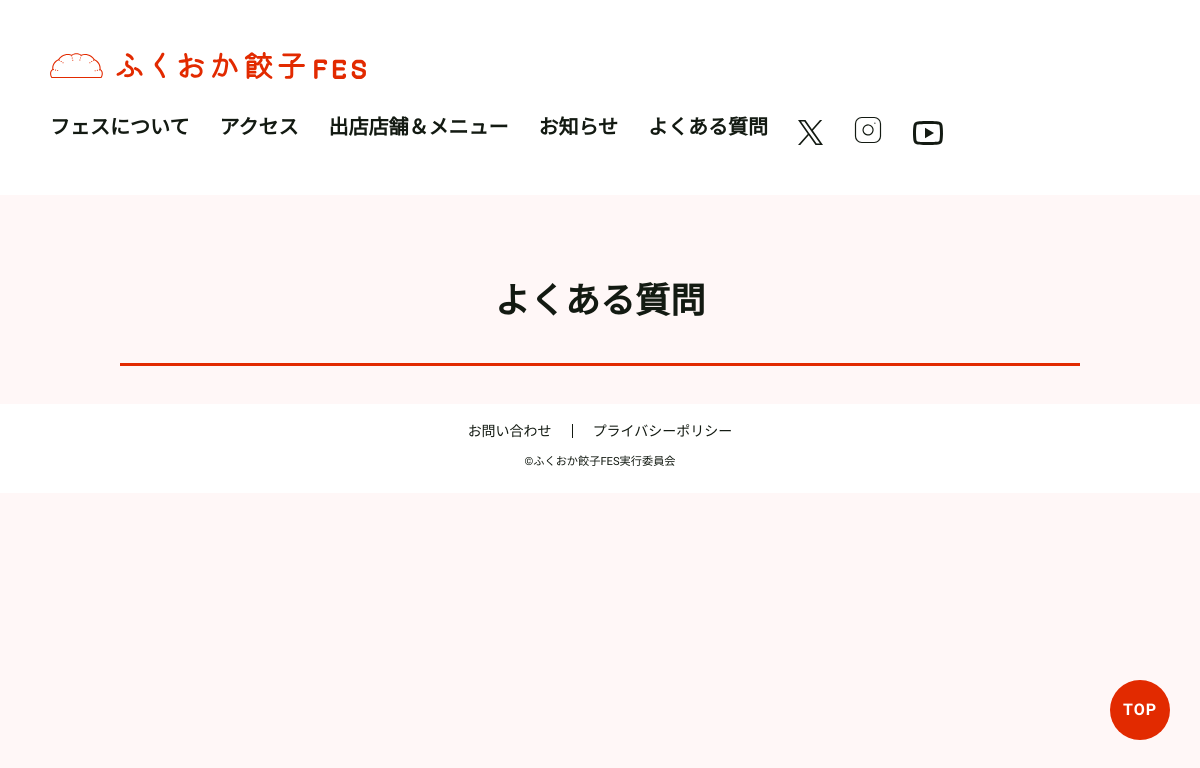
Page /faq.php on the earlier database version.
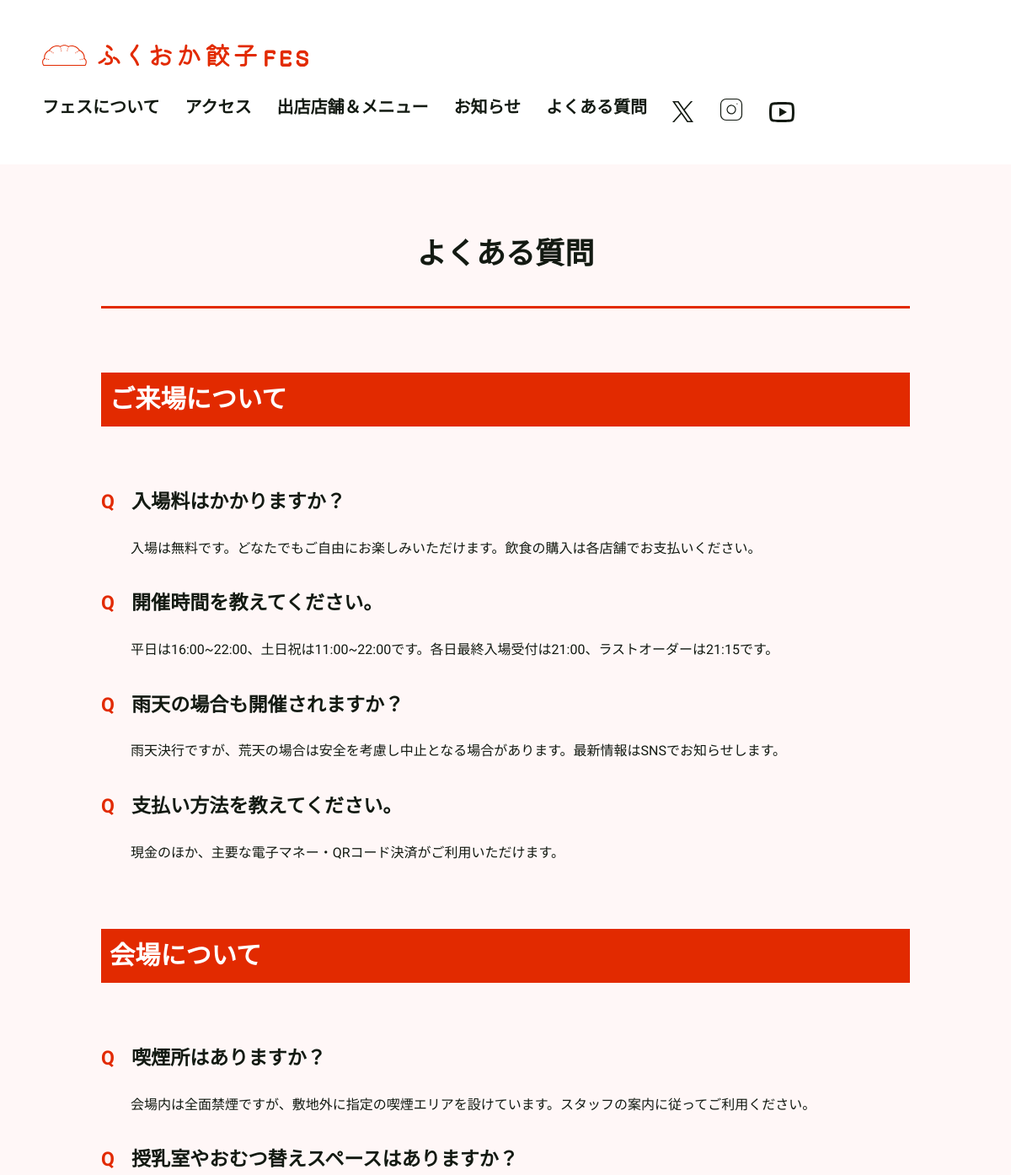
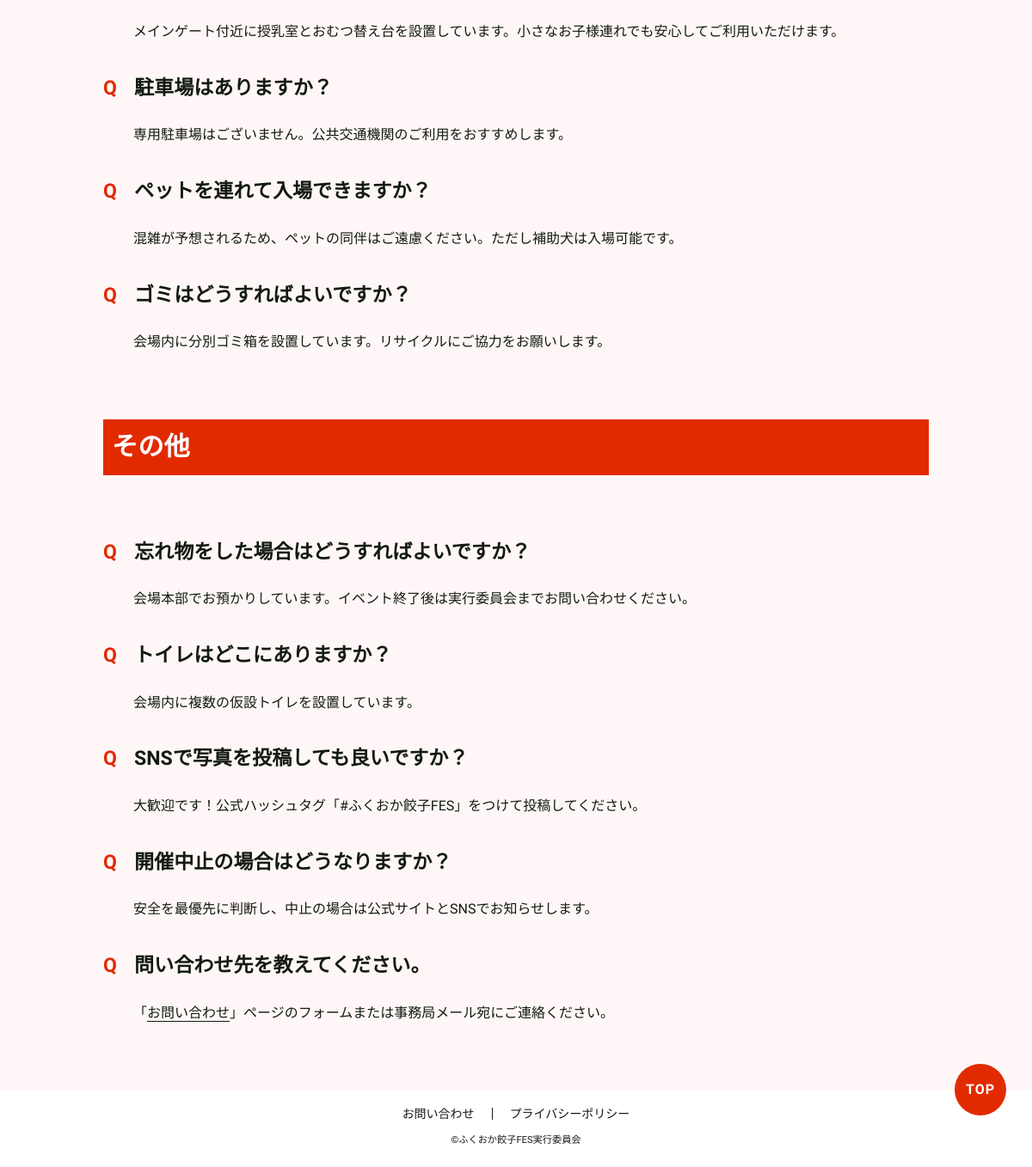
Same page on the later database version (2 pictures, top to bottom).
### tables this page shows
CREATE TABLE `faq` (
  `id` int(11) NOT NULL,
  `question` varchar(255) NOT NULL,
  `answer` text NOT NULL,
  `category` int(11) NOT NULL,
  `create_at` datetime NOT NULL,
  `update_at` datetime NOT NULL
);

### faq.php (the view, shortened to what this page needs)
<?php
require_once __DIR__ . '/inc/function.php';
try {
    $db = db_connect();
    $sql = 'SELECT faq.question, faq.answer, faq.category
        FROM faq JOIN faq_categories ON faq.category = faq_categories.id
        WHERE faq_categories.is_delete = 0
        ORDER BY faq_categories.sort_order ASC';
    $stmt = $db->prepare($sql);
    $stmt->execute();
    $faq = $stmt->fetchAll(PDO::FETCH_ASSOC);
    $sql = 'SELECT id, name FROM faq_categories WHERE is_delete = 0 ORDER BY sort_order ASC';
    $stmt = $db->prepare($sql);
    $stmt->execute();
    $categories = $stmt->fetchAll(PDO::FETCH_ASSOC);
} catch (PDOException $e) {
    debug_log($e->getMessage());
}
$result = [];
foreach ($categories as $i => $category) {
    $result[$i] = ['name' => $category['name']];
    foreach ($faq as $item) {
        if ($item['category'] === $category['id']) {
            $result[$i]['faq'][] = $item;
        }
    }
}
?>
<!DOCTYPE html>
<html lang="ja">
<head>
    <link rel="stylesheet" href="css/reset.css">
    <link rel="stylesheet" href="css/style.css">
</head>
<body>
    <?php require_once __DIR__ . '/inc/header.php'; ?>
    <main class="l-wrapper">
        <h1 class="c-title">よくある質問</h1>
        <?php foreach ($result as $category): ?>
            <?php if (!empty($category['faq'])): ?>
                <section>
                    <h2 class="c-title__sub"><?php echo $category['name']; ?></h2>
                    <dl class="c-faqCard l-faqCard">
                        <?php foreach ($category['faq'] as $faq): ?>
                            <dt><span class="c-faqCard-q">Q</span><?php echo $faq['question']; ?></dt>
                            <dd><?php echo $faq['answer']; ?></dd>
                        <?php endforeach; ?>
                    </dl>
                </section>
            <?php endif; ?>
        <?php endforeach; ?>
        <p class="c-btn-jump">
            <a href="#top">TOP</a>
        </p>
    </main>
    <?php require_once __DIR__ . '/inc/footer.php'; ?>
</body>
</html>

### inc/header.php (shortened to what this page needs)
<header class="l-header" id="top">
  <div class="l-header-pc  c-header-top">
    <p class="c-header-logo">
      <a href="index.php">
        <img class="pc-logo" src="./img/logo_line_01.svg" alt="ふくおか餃子FES">
      </a>
    </p>
    <nav class="c-header-nav">
      <ul class="c-header-nav__list">
        <li><a href="information.php">フェスについて</a></li>
        <li><a href="information.php#access">アクセス</a></li>
        <li><a href="shops.php">出店店舗＆メニュー</a></li>
        <li><a href="news.php">お知らせ</a></li>
        <li><a href="faq.php">よくある質問</a></li>
        <li><a href="#"><img class="c-header-nav__x" src="./img/x-logo.svg" alt="x"></a></li>
        <li><a href="#"><img class="c-header-nav__insta" src="./img/Instagram-logo.svg" alt="instagram"></a>
        </li>
        <li><a href="#"><img class="c-header-nav__you" src="./img/youtube-logo.svg" alt="youtube"></a></li>
      </ul>
    </nav>
  </div>
</header>

### inc/footer.php
<footer class="l-footer">
  <ul>
    <li><a href="contact.php">お問い合わせ</a></li>
    <li><a href="privacy.php">プライバシーポリシー</a></li>
  </ul>
  <small>&copy;ふくおか餃子FES実行委員会</small>
</footer>

### css/style.css (style rules this page uses)
:root { --gyoza_white: #fff7f7; --white: #fff; --gyoza_black: #131a12; --gyoza_red: #e22a00; --gyoza_yellow: #ffe100; }
html, body { scroll-behavior: smooth; }
body { font-family: "Zen Maru Gothic", sans-serif; font-size: 16px; color: var(--gyoza_black); background: var(--gyoza_white); line-height: 1.8; }
img { width: 100%; }
.l-wrapper { width: min(92%, 960px); margin: 0 auto; }
.l-header { padding: 20px 15px; background: var(--white); }
.c-header-logo img { width: clamp(200px, 147.183px + 14.085vw, 350px); }
.l-header-pc { display: none; }
section, .c-section { padding-block: clamp(30px, 26.479px + 0.939vw, 40px); }
.c-title { font-size: clamp(32px, 30.592px + 0.376vw, 36px); font-weight: bold; border-block-end: 3px solid var(--gyoza_red); text-align: center; padding-block-start: clamp(60px, 52.958px + 1.878vw, 80px); padding-block-end: 30px; margin-block-end: clamp(30px, 26.479px + 0.939vw, 40px); }
.c-title__sub { font-size: clamp(24px, 21.183px + 0.751vw, 32px); font-weight: bold; color: var(--white); background: var(--gyoza_red); padding: 5px 10px; margin-block-end: clamp(30px, 12.394px + 4.695vw, 80px); }
.c-btn-jump { position: fixed; display: flex; align-items: center; justify-content: center; right: 30px; bottom: 60px; width: 60px; height: 60px; font-size: 16px; font-weight: bold; color: var(--white); cursor: pointer; letter-spacing: 1px; }
.c-btn-jump a { display: inline-block; width: 60px; height: 60px; text-align: center; background: var(--gyoza_red); line-height: 60px; border-radius: 50%; }
.l-footer { font-size: 14px; padding: 20px 0; text-align: center; background: var(--white); margin-block-start: clamp(30px, 26.479px + 0.939vw, 40px); }
.l-footer ul { display: flex; justify-content: center; gap: 20px; line-height: 1; margin-block-end: 10px; }
.l-footer li+li { border-left: 1px solid var(--gyoza_black); padding-inline-start: 20px; }
.c-bb { border-bottom: solid 1px var(--gyoza_black); }
.l-faqCard { margin-block-start: 40px; }
.l-faqCard dd:nth-last-of-type(1) { margin-block-end: 0; }
.c-faqCard-q { font-weight: bold; font-size: clamp(20px, 18.592px + 0.376vw, 24px); color: var(--gyoza_red); margin-inline-end: 20px; }
.c-faqCard dt { font-size: clamp(20px, 18.592px + 0.376vw, 24px); font-weight: bold; margin-block-end: 20px; display: flex; }
.c-faqCard dd { margin-block-end: 30px; margin-inline-start: 35px; }
.c-header-nav__x { aspect-ratio: auto; }
.c-header-nav__insta { aspect-ratio: auto; }
.c-header-nav__you { aspect-ratio: auto; }
@media (min-width:768px) { .l-header { padding: 50px; } }
@media (min-width:768px) { .l-header-pc { display: flex; justify-content: space-between; flex-wrap: wrap; row-gap: 30px; } }
@media (min-width:768px) { .c-header-nav ul { display: flex; justify-content: space-between; flex-wrap: wrap; column-gap: 30px; align-items: center; } }
@media (min-width:768px) { .c-header-nav li { font-size: 20px; font-weight: bold; } }
@media (min-width:768px) { .c-header-nav__x { height: 25px; } }
@media (min-width:768px) { .c-header-nav__insta { height: 30px; } }
@media (min-width:768px) { .c-header-nav__you { height: 24px; } }
@media (min-width:768px) { .c-header-top { margin-block-end: 0; } }

Differences in the rows shown:
added faq: question "入場料はかかりますか？", answer "入場は無料です。どなたでもご自由にお楽しみいただけます。飲食の購入は各店舗でお支払いください。", shown under "ご来場について"
added faq: question "開催時間を教えてください。", answer "平日は16:00~22:00、土日祝は11:00~22:00です。各日最終入場受付は21:00、ラストオーダーは21:15です。", shown under "ご来場について"
added faq: question "雨天の場合も開催されますか？", answer "雨天決行ですが、荒天の場合は安全を考慮し中止となる場合があります。最新情報はSNSでお知らせします。", shown under "ご来場について"
added faq: question "支払い方法を教えてください。", answer "現金のほか、主要な電子マネー・QRコード決済がご利用いただけます。", shown under "ご来場について"
added faq: question "喫煙所はありますか？", answer "会場内は全面禁煙ですが、敷地外に指定の喫煙エリアを設けています。スタッフの案内に従ってご利用ください。", shown under "会場について"
added faq: question "授乳室やおむつ替えスペースはありますか？", answer "メインゲート付近に授乳室とおむつ替え台を設置しています。小さなお子様連れでも安心してご利用いただけます。", shown under "会場について"
added faq: question "駐車場はありますか？", answer "専用駐車場はございません。公共交通機関のご利用をおすすめします。", shown under "会場について"
added faq: question "ペットを連れて入場できますか？", answer "混雑が予想されるため、ペットの同伴はご遠慮ください。ただし補助犬は入場可能です。", shown under "会場について"
added faq: question "ゴミはどうすればよいですか？", answer "会場内に分別ゴミ箱を設置しています。リサイクルにご協力をお願いします。", shown under "会場について"
added faq: question "忘れ物をした場合はどうすればよいですか？", answer "会場本部でお預かりしています。イベント終了後は実行委員会までお問い合わせください。", shown under "その他"
added faq: question "トイレはどこにありますか？", answer "会場内に複数の仮設トイレを設置しています。", shown under "その他"
added faq: question "SNSで写真を投稿しても良いですか？", answer "大歓迎です！公式ハッシュタグ「#ふくおか餃子FES」をつけて投稿してください。", shown under "その他"
added faq: question "開催中止の場合はどうなりますか？", answer "安全を最優先に判断し、中止の場合は公式サイトとSNSでお知らせします。", shown under "その他"
added faq: question "問い合わせ先を教えてください。", answer "「 お問い合わせ 」ページのフォームまたは事務局メール宛にご連絡ください。", shown under "その他"
Other differences:
new list line: "ご来場について"
new list line: "会場について"
new list line: "その他"
